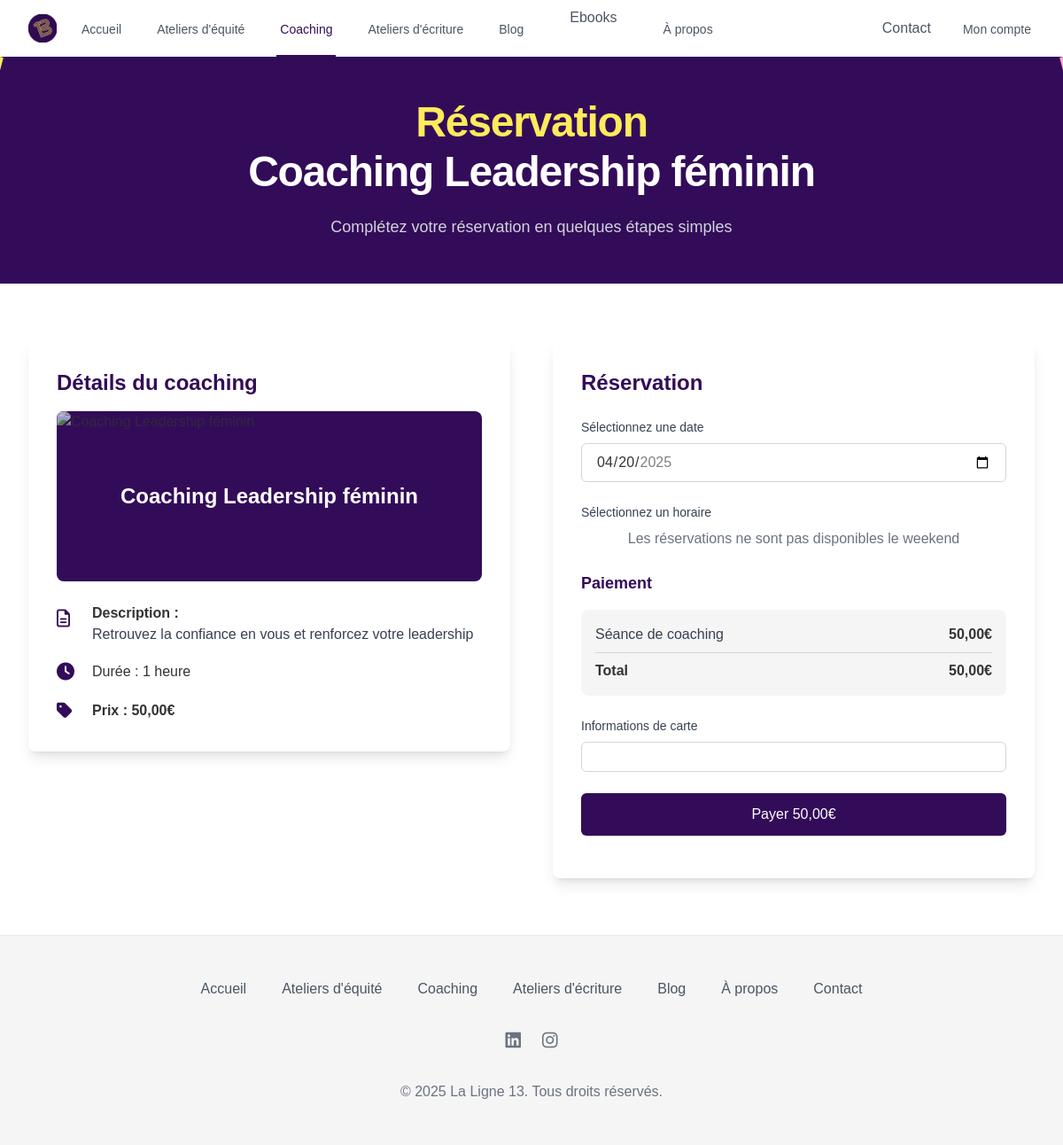
Screenshot of /frontend/reservation_coaching.php?id=1 (signed in) with the database file from the repository.
### tables this page shows
CREATE TABLE `coaching` (
  `id` int(11) NOT NULL,
  `titre` varchar(255) NOT NULL,
  `categorie` enum('collectif','individuel') NOT NULL,
  `description` text NOT NULL
);

### frontend/reservation_coaching.php (the view, shortened to what this page needs)
<?php
require("../backend/utils/ConnectToBDD.php");
$coaching_id = (int) $_GET['id'];
$query = "SELECT id, titre, description FROM coaching WHERE id = :id";
$stmt = $pdo->prepare($query);
$stmt->bindParam(':id', $coaching_id, PDO::PARAM_INT);
$stmt->execute();
$coaching = $stmt->fetch(PDO::FETCH_ASSOC);
?>
<!DOCTYPE html>
<html lang="fr">
<head>
    <script src="https://cdn.tailwindcss.com"></script>
    <link rel="stylesheet" href="https://cdnjs.cloudflare.com/ajax/libs/font-awesome/6.4.0/css/all.min.css">
</head>
<body class="bg-lightgray text-darkgray">
    <nav class="bg-white shadow-sm fixed w-full z-50">
        <div class="max-w-7xl mx-auto px-4 sm:px-6 lg:px-8">
            <div class="flex justify-between h-16">
                <div class="flex">
                    <div class="flex-shrink-0 flex items-center">
                        <img src="../src/img/logo.jpg" alt="Logo Ligne 13" class="h-8 w-auto">
                    </div>
                    <div class="hidden sm:ml-6 sm:flex sm:space-x-8">
                        <a href="index.php" class="border-transparent text-gray-600 hover:text-violet inline-flex items-center px-1 pt-1 border-b-2 border-transparent hover:border-violet text-sm font-medium">
                            Accueil
                        </a>
                        <a href="ateliers.php" class="border-transparent text-gray-600 hover:text-violet inline-flex items-center px-1 pt-1 border-b-2 border-transparent hover:border-violet text-sm font-medium">
                            Ateliers d'équité
                        </a>
                        <a href="coaching.php" class="border-violet text-violet inline-flex items-center px-1 pt-1 border-b-2 text-sm font-medium">
                            Coaching
                        </a>
                        <a href="ecriture.php" class="border-transparent text-gray-600 hover:text-violet inline-flex items-center px-1 pt-1 border-b-2 border-transparent hover:border-violet text-sm font-medium">
                            Ateliers d'écriture
                        </a>
                        <a href="blog.php" class="border-transparent text-gray-600 hover:text-violet inline-flex items-center px-1 pt-1 border-b-2 border-transparent hover:border-violet text-sm font-medium">
                            Blog
                        </a>
                        <a href="ebooks.php" class="border-transparent text-gray-600 hover:bg-gray-100 hover:border-violet hover:text-violet block pl-3 pr-4 py-2 border-l-4 text-base font-medium">
                    Ebooks
                </a>
                        <a href="about.html" class="border-transparent text-gray-600 hover:text-violet inline-flex items-center px-1 pt-1 border-b-2 border-transparent hover:border-violet text-sm font-medium">
                            À propos
                        </a>
                    </div>
                </div>
                <div class="flex items-center">
                    <div class="hidden sm:flex sm:items-center">
                    <?php if (isset($_SESSION['is_admin']) && $_SESSION['is_admin'] == 1): ?>
                    <a href="admin.php" class="bg-violet text-white block pl-3 pr-4 py-2 border-l-4 text-base font-medium">
                        Administration
                    </a>
                <?php else: ?>
                    <a href="contact.html" class="border-transparent text-gray-600 hover:bg-gray-100 hover:border-violet hover:text-violet block pl-3 pr-4 py-2 border-l-4 text-base font-medium">
                        Contact
                    </a>
                <?php endif; ?>
                        <?php if (isset($_SESSION['user_id'])): ?>
                            <a href="myaccount.php" class="border-transparent text-gray-600 hover:text-violet inline-flex items-center px-1 pt-1 border-b-2 border-transparent hover:border-violet text-sm font-medium ml-4">
                                Mon compte
                            </a>
                        <?php else: ?>
                            <a href="login.php" class="border-transparent text-gray-600 hover:text-violet inline-flex items-center px-1 pt-1 border-b-2 border-transparent hover:border-violet text-sm font-medium ml-4">
                                Connexion
                            </a>
                        <?php endif; ?>
                    </div>
                </div>
            </div>
        </div>
    </nav>
    <div class="hero-pattern bg-violet flex items-center">
        <div class="diagonal-line-left"></div>
        <div class="diagonal-line-right"></div>
        <div class="curved-line-bottom"></div>
        <div class="max-w-7xl mx-auto px-4 sm:px-6 lg:px-8 relative z-10 pt-16">
            <div class="text-center">
                <h1 class="text-3xl font-extrabold tracking-tight text-jaune sm:text-4xl md:text-5xl animate-hidden animate-element">
                    <span class="block">Réservation</span>
                    <span class="block text-white mt-2"><?= htmlspecialchars($coaching['titre']); ?></span>
                </h1>
                <p class="mt-6 max-w-2xl mx-auto text-base text-gray-300 sm:text-lg animate-hidden animate-element animate-delay-100">
                    Complétez votre réservation en quelques étapes simples
                </p>
            </div>
        </div>
    </div>
    <div class="py-16 bg-white">
        <div class="max-w-7xl mx-auto px-4 sm:px-6 lg:px-8">
            <div class="grid grid-cols-1 lg:grid-cols-2 gap-12">
                <div class="animate-hidden animate-element">
                    <div class="bg-white rounded-lg shadow-lg p-8">
                        <h2 class="text-2xl font-bold text-violet mb-4">Détails du coaching</h2>
                        <div class="mb-6">
                            <div class="h-48 bg-violet relative rounded-lg overflow-hidden">
                                <img src="../src/img/coaching<?= $coaching['id'] % 3 + 1; ?>.jpg" alt="<?= htmlspecialchars($coaching['titre']); ?>" class="w-full h-full object-cover opacity-70">
                                <div class="absolute inset-0 flex items-center justify-center">
                                    <h3 class="text-2xl font-bold text-white text-center px-4"><?= htmlspecialchars($coaching['titre']); ?></h3>
                                </div>
                            </div>
                        </div>
                        <div class="space-y-4">
                            <div class="flex items-start">
                                <i class="far fa-file-alt text-violet text-xl w-8 mt-1"></i>
                                <div class="ml-2">
                                    <h4 class="font-semibold">Description :</h4>
                                    <p class="text-gray-700"><?= nl2br(htmlspecialchars($coaching['description'])); ?></p>
                                </div>
                            </div>
                            <div class="flex items-center">
                                <i class="fas fa-clock text-violet text-xl w-8"></i>
                                <span class="ml-2">Durée : 1 heure</span>
                            </div>
                            <div class="flex items-center">
                                <i class="fas fa-tag text-violet text-xl w-8"></i>
                                <span class="ml-2 font-semibold">Prix : 50,00€</span>
                            </div>
                        </div>
                    </div>
                </div>
                <div class="animate-hidden animate-element animate-delay-200">
                    <div class="bg-white rounded-lg shadow-lg p-8 payment-card">
                        <h2 class="text-2xl font-bold text-violet mb-6">Réservation</h2>
                        <form id="reservation-form" class="space-y-6">
                            <div>
                                <label for="selected-date" class="block text-sm font-medium text-gray-700 mb-2">
                                    Sélectionnez une date
                                </label>
                                <input type="date" id="selected-date" name="selected-date" min="<?= date('Y-m-d'); ?>" max="<?= date('Y-m-d', strtotime('+3 months')); ?>" class="w-full px-4 py-2 border border-gray-300 rounded-md focus:outline-none focus:ring-2 focus:ring-violet focus:border-transparent" required>
                            </div>
                            <div>
                                <label class="block text-sm font-medium text-gray-700 mb-2">
                                    Sélectionnez un horaire
                                </label>
                                <div id="time-slots" class="grid grid-cols-2 sm:grid-cols-4 gap-2">
                                </div>
                            </div>
                            <div class="mt-8">
                                <h3 class="text-lg font-semibold text-violet mb-4">Paiement</h3>
                                <div class="mb-6">
                                    <div class="bg-lightgray p-4 rounded-lg">
                                        <div class="flex justify-between items-center">
                                            <span class="text-gray-700">Séance de coaching</span>
                                            <span class="font-semibold">50,00€</span>
                                        </div>
                                        <div class="border-t border-gray-300 my-2"></div>
                                        <div class="flex justify-between items-center font-bold">
                                            <span>Total</span>
                                            <span>50,00€</span>
                                        </div>
                                    </div>
                                </div>
                                <div>
                                    <label for="card-element" class="block text-sm font-medium text-gray-700 mb-2">
                                        Informations de carte
                                    </label>
                                    <div id="card-element" class="p-4 border border-gray-300 rounded-md bg-white"></div>
                                </div>
                                <button id="submit-button" type="submit" class="w-full mt-6 bg-violet text-white py-3 px-4 rounded-md hover:bg-violet/90 transition-colors flex items-center justify-center" disabled>
                                    <span id="button-text">Payer 50,00€</span>
                                </button>
                            </div>
                        </form>
                    </div>
                </div>
            </div>
        </div>
    </div>
    <footer class="bg-lightgray border-t border-gray-200">
        <div class="max-w-7xl mx-auto py-12 px-4 overflow-hidden sm:px-6 lg:px-8">
            <nav class="-mx-5 -my-2 flex flex-wrap justify-center" aria-label="Footer">
                <div class="px-5 py-2">
                    <a href="index.php" class="text-base text-gray-600 hover:text-violet">
                        Accueil
                    </a>
                </div>
                <div class="px-5 py-2">
                    <a href="ateliers.php" class="text-base text-gray-600 hover:text-violet">
                        Ateliers d'équité
                    </a>
                </div>
                <div class="px-5 py-2">
                    <a href="coaching.php" class="text-base text-gray-600 hover:text-violet">
                        Coaching
                    </a>
                </div>
                <div class="px-5 py-2">
                    <a href="ecriture.php" class="text-base text-gray-600 hover:text-violet">
                        Ateliers d'écriture
                    </a>
                </div>
                <div class="px-5 py-2">
                    <a href="blog.php" class="text-base text-gray-600 hover:text-violet">
                        Blog
                    </a>
                </div>
                <div class="px-5 py-2">
                    <a href="about.html" class="text-base text-gray-600 hover:text-violet">
                        À propos
                    </a>
                </div>
                <div class="px-5 py-2">
                    <a href="contact.html" class="text-base text-gray-600 hover:text-violet">
                        Contact
                    </a>
                </div>
            </nav>
            <div class="mt-8 flex justify-center space-x-6">
                <a href="https://www.linkedin.com/in/audrey-rebout-9144b7162/" class="text-gray-500 hover:text-violet">
                    <i class="fab fa-linkedin text-xl"></i>
                </a>
                <a href="https://www.instagram.com/la_ligne_13.coaching/" class="text-gray-500 hover:text-violet">
                    <i class="fab fa-instagram text-xl"></i>
                </a>
            </div>
            <p class="mt-8 text-center text-base text-gray-500">
                &copy; 2025 La Ligne 13. Tous droits réservés.
            </p>
        </div>
    </footer>
</body>
</html>

### frontend/reservation_coaching.php (style rules this page uses)
body { font-family: 'Arial', sans-serif; }
.hero-pattern { background-color: #1a1a1a; position: relative; overflow: hidden; height: 40vh; min-height: 300px; }
.diagonal-line-left { position: absolute; left: 0; top: 20%; height: 60%; width: 4px; background-color: #ffeb5b; transform: rotate(15deg); transform-origin: top left; }
.diagonal-line-right { position: absolute; right: 0; top: 20%; height: 60%; width: 4px; background-color: #f9a8c9; transform: rotate(-15deg); transform-origin: top right; }
.curved-line-bottom { position: absolute; bottom: -100px; left: -100px; width: 300px; height: 300px; border: 4px solid #ffeb5b; border-top: none; border-right: none; border-radius: 0 0 0 300px; }
.animate-hidden { opacity: 0; transform: translateY(30px); transition: opacity 0.8s ease, transform 0.8s ease; }
.animate-visible { opacity: 1; transform: translateY(0); }
.animate-delay-100 { transition-delay: 0.1s; }
.animate-delay-200 { transition-delay: 0.2s; }
.payment-card { transition: transform 0.3s ease, box-shadow 0.3s ease; }

### rows the page displays
coaching: titre "Coaching Leadership féminin", description "Retrouvez la confiance en vous et renforcez votre leadership"
